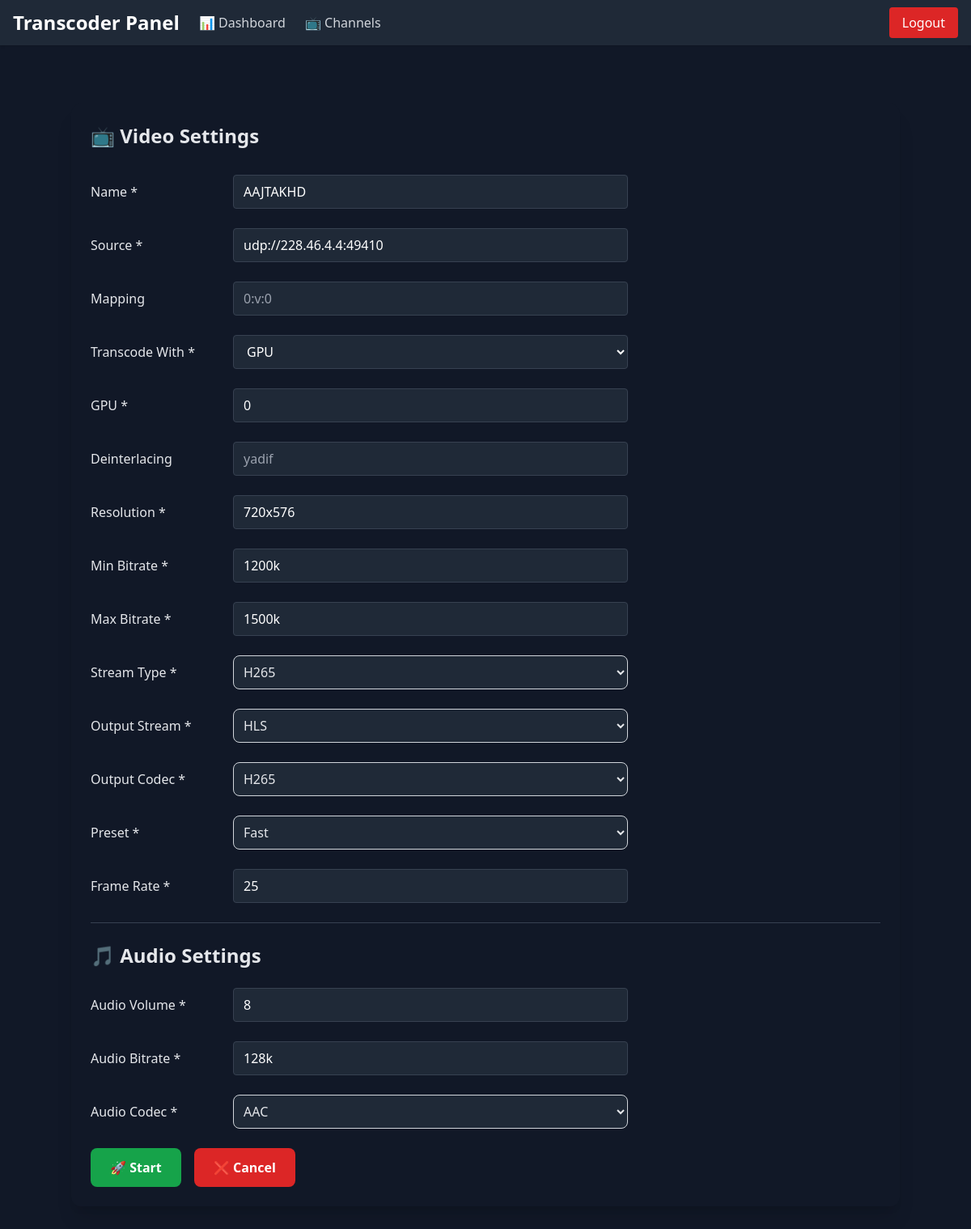
Screenshot of /stream/edit/1/ (signed in) with the database file from the repository.
### transcoder/models.py (models this page shows, shortened)
class Stream(models.Model):
    name = models.CharField(max_length=100, unique=True)
    source = models.CharField(max_length=255)
    mapping = models.CharField(max_length=255, blank=True, null=True)
    gpu = models.IntegerField(null=True, blank=True)
    deinterlacing = models.CharField(max_length=255, blank=True, null=True)
    stream_type = models.CharField(max_length=20, choices=STREAM_TYPE_CHOICES)
    resolution = models.CharField(max_length=20)
    output_codec = models.CharField(max_length=20, choices=OUTPUT_CODEC_CHOICES)
    bitrate = models.CharField(max_length=20)
    max_bitrate = models.CharField(max_length=20)
    preset = models.CharField(max_length=20, choices=PRESET_CHOICES)
    output_stream = models.CharField(max_length=10, choices=OUTPUT_STREAM_CHOICES)
    output_ip = models.CharField(max_length=50, blank=True, null=True)
    frame_rate = models.IntegerField()
    audio_bitrate = models.CharField(max_length=20)
    audio_volume = models.IntegerField()
    audio_codec = models.CharField(max_length=10, choices=AUDIO_CODEC_CHOICES)
    is_running = models.BooleanField(default=False)

### transcoder/views.py (the view)
# urls.py: path('stream/edit/<int:pk>/', views.edit_stream, name='edit_stream'),
@login_required
def edit_stream(request, pk):
    stream_obj = get_object_or_404(Stream, pk=pk)
    if request.method == 'POST':
        form = StreamForm(request.POST, instance=stream_obj)
        if form.is_valid():
            updated_stream = form.save(commit=False)
            payload = form.cleaned_data
            if payload['output_stream'] == "MPD" and not updated_stream.name.endswith("_MPD"):
                updated_stream.name = f"{updated_stream.name}_MPD"
            if payload['stream_type'] == 'h265':
                updated_stream.stream_type = 'hevc'
            updated_stream.save()
            payload['name'] = updated_stream.name
            payload['stream_type'] = updated_stream.stream_type
            script_path = generate_script(payload)
            os.chmod(script_path, 0o755)
            '''
            # run the updated stream script
            try:
                result = subprocess.run(
                    f"bash {script_path}",
                    shell=True,
                    check=True,
                    stdout=subprocess.PIPE,
                    stderr=subprocess.PIPE,
                    text=True
                )
            except subprocess.CalledProcessError as e:
                print("Stream start failed:", e.stderr)
                return HttpResponse(f"Stream failed:<br><pre>{e.stderr}</pre>")
            '''
            try:
                subprocess.Popen(f"bash {script_path} > /dev/null 2>&1 &",shell=True)
            except Exception as e:
                print("Stream start failed:", str(e))
                return HttpResponse(f"Stream failed:<br><pre>{e}</pre>")
            messages.success(request, 'Stream Updated & Started Successfully!')
            return redirect('channel_list')
        else:
            messages.error(request, 'Please fix the errors below.')
    else:
        form = StreamForm(instance=stream_obj)
    return render(request, 'transcoder/add_stream.html', {'form': form, 'stream': stream_obj})

### transcoder/templates/transcoder/add_stream.html (shortened to what this page needs)
{% extends 'transcoder/base.html' %}
{% load static %}
{% block content %}
<div class="max-w-5xl mx-auto bg-gray-900 text-gray-200 p-6 rounded-xl shadow-xl mt-10">
  <h2 class="text-2xl font-bold mb-8">📺 Video Settings</h2>
  <form method="post" id="streamForm" class="space-y-6">
    <div class="flex items-center gap-4">
      <label class="w-40">Name *</label>
      <input type="text" name="name" value="{{ form.name.value|default_if_none:'' }}"
        class="w-1/2 bg-gray-800 text-white border border-gray-700 rounded px-3 py-2" placeholder="AAJTAKHD">
    </div>
    <div class="flex items-center gap-4">
      <label class="w-40">Source *</label>
      <input type="text" name="source" value="{{ form.source.value|default_if_none:'' }}"
        class="w-1/2 bg-gray-800 text-white border border-gray-700 rounded px-3 py-2" placeholder="udp://238.1.1.1:5000">
    </div>
    <div class="flex items-center gap-4">
      <label class="w-40">Mapping</label>
      <input type="text" name="mapping" value="{{ form.mapping.value|default_if_none:'' }}"
        class="w-1/2 bg-gray-800 text-white border border-gray-700 rounded px-3 py-2" placeholder="0:v:0">
    </div>
<div class="flex items-center gap-4">
  <label class="w-40">Transcode With *</label>
  <select name="transcoder_type" id="id_transcoder_type"
          class="w-1/2 bg-gray-800 text-white border border-gray-700 rounded px-3 py-2"
          onchange="toggleGPUField(this)">
    <option value="gpu" selected>GPU</option>
  </select>
</div>
    <div class="flex items-center gap-4" id="gpuField">
      <label class="w-40">GPU *</label>
      <input type="number" name="gpu" value="{{ form.gpu.value|default_if_none:'' }}"
        class="w-1/2 bg-gray-800 text-white border border-gray-700 rounded px-3 py-2" placeholder="0 or 1">
    </div>
    <div class="flex items-center gap-4">
      <label class="w-40">Deinterlacing</label>
      <input type="text" name="deinterlacing" value="{{ form.deinterlacing.value|default_if_none:'' }}"
        class="w-1/2 bg-gray-800 text-white border border-gray-700 rounded px-3 py-2" placeholder="yadif">
    </div>
    <div class="flex items-center gap-4">
      <label class="w-40">Resolution *</label>
      <input type="text" name="resolution" value="{{ form.resolution.value|default_if_none:'' }}"
        class="w-1/2 bg-gray-800 text-white border border-gray-700 rounded px-3 py-2" placeholder="1280x720">
    </div>
    <div class="flex items-center gap-4">
      <label class="w-40">Min Bitrate *</label>
      <input type="text" name="bitrate" value="{{ form.bitrate.value|default_if_none:'' }}"
        class="w-1/2 bg-gray-800 text-white border border-gray-700 rounded px-3 py-2" placeholder="1500k">
    </div>
    <div class="flex items-center gap-4">
      <label class="w-40">Max Bitrate *</label>
      <input type="text" name="max_bitrate" value="{{ form.max_bitrate.value|default_if_none:'' }}"
        class="w-1/2 bg-gray-800 text-white border border-gray-700 rounded px-3 py-2" placeholder="2000k">
    </div>
    <div class="flex items-center gap-4">
      <label class="w-40">Stream Type *</label>
      <div class="w-1/2">{{ form.stream_type }}</div>
    </div>
    <div class="flex items-center gap-4">
      <label class="w-40">Output Stream *</label>
      <div class="w-1/2">{{ form.output_stream }}</div>
    </div>
    <div class="flex items-center gap-4">
      <label class="w-40">Output Codec *</label>
      <div class="w-1/2">{{ form.output_codec }}</div>
    </div>
    <div class="flex items-center gap-4">
      <label class="w-40">Preset *</label>
      <div class="w-1/2">{{ form.preset }}</div>
    </div>
    <div class="flex items-center gap-4">
      <label class="w-40">Frame Rate *</label>
      <input type="text" name="frame_rate" value="{{ form.frame_rate.value|default_if_none:'' }}"
        class="w-1/2 bg-gray-800 text-white border border-gray-700 rounded px-3 py-2" placeholder="25">
    </div>
<hr class="my-10 border-gray-700">
    <h2 class="text-2xl font-bold mt-10 mb-4">🎵 Audio Settings</h2>
    <div class="flex items-center gap-4">
      <label class="w-40">Audio Volume *</label>
      <input type="number" name="audio_volume" value="{{ form.audio_volume.value|default_if_none:'' }}"
        class="w-1/2 bg-gray-800 text-white border border-gray-700 rounded px-3 py-2" placeholder="5">
    </div>
    <div class="flex items-center gap-4">
      <label class="w-40">Audio Bitrate *</label>
      <input type="text" name="audio_bitrate" value="{{ form.audio_bitrate.value|default_if_none:'' }}"
        class="w-1/2 bg-gray-800 text-white border border-gray-700 rounded px-3 py-2" placeholder="128k">
    </div>
    <div class="flex items-center gap-4">
      <label class="w-40">Audio Codec *</label>
      <div class="w-1/2">{{ form.audio_codec }}</div>
    </div>
    <div class="flex gap-4 mt-8">
      <button type="submit"
        class="bg-green-600 hover:bg-green-700 text-white font-semibold px-6 py-3 rounded-lg">🚀 Start</button>
      <a href="{% url 'dashboard' %}"
        class="bg-red-600 hover:bg-red-700 text-white font-semibold px-6 py-3 rounded-lg">❌ Cancel</a>
    </div>
  </form>
</div>
{% endblock %}

### transcoder/templates/transcoder/base.html (style rules this page uses)
select { background-color: #1f2937; color: #fff; border-color: #4b5563; padding: 0.5rem 1rem; border-radius: 0.5rem; }

### rows the page displays
Stream: name "AAJTAKHD", source "udp://228.46.4.4:49410", resolution "720x576", bitrate "1200k", max_bitrate "1500k", stream_type "H265", output_stream "HLS", output_codec "H265", preset "Fast", audio_bitrate "128k", audio_codec "AAC"
